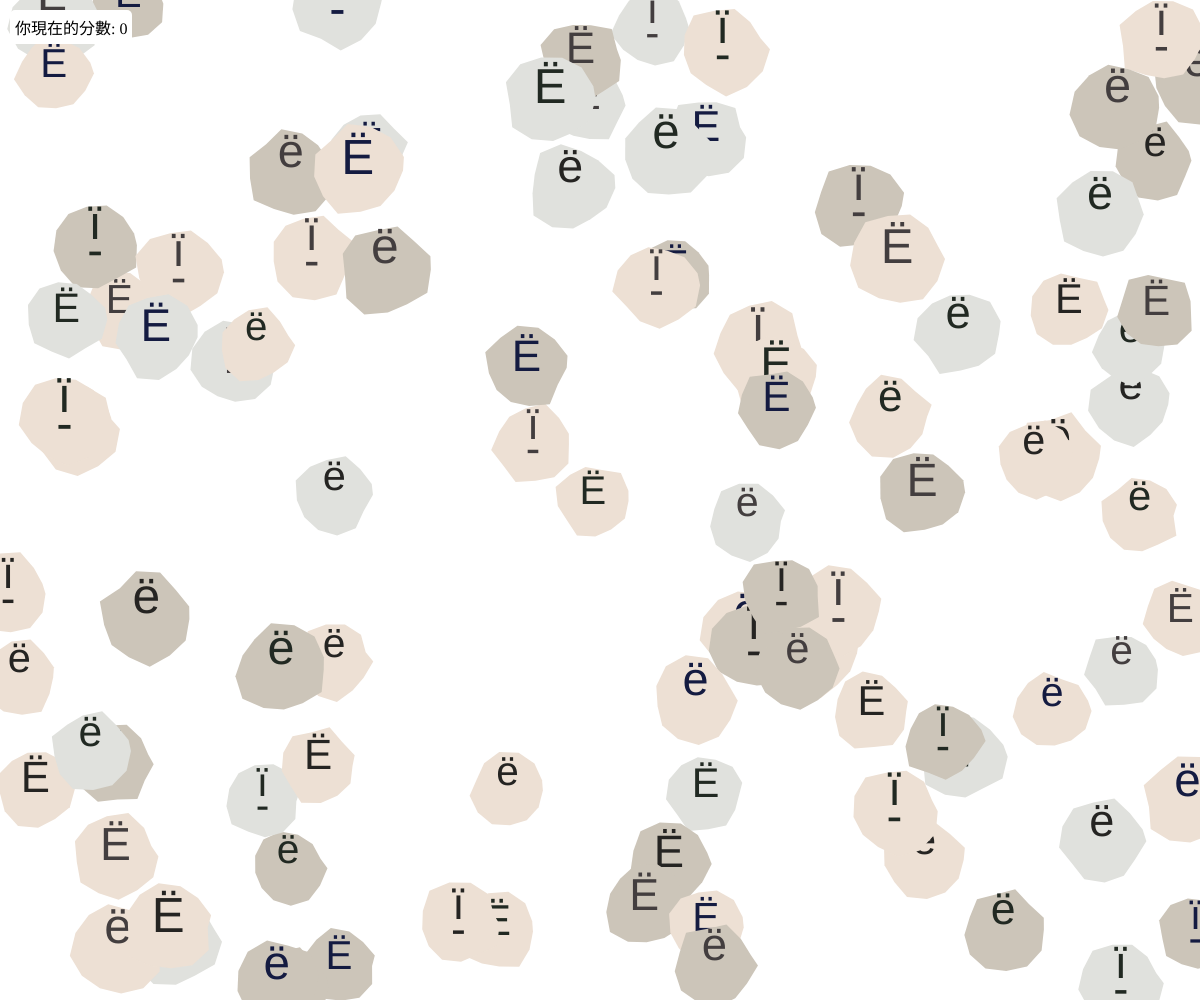
Frame 1 (no input)
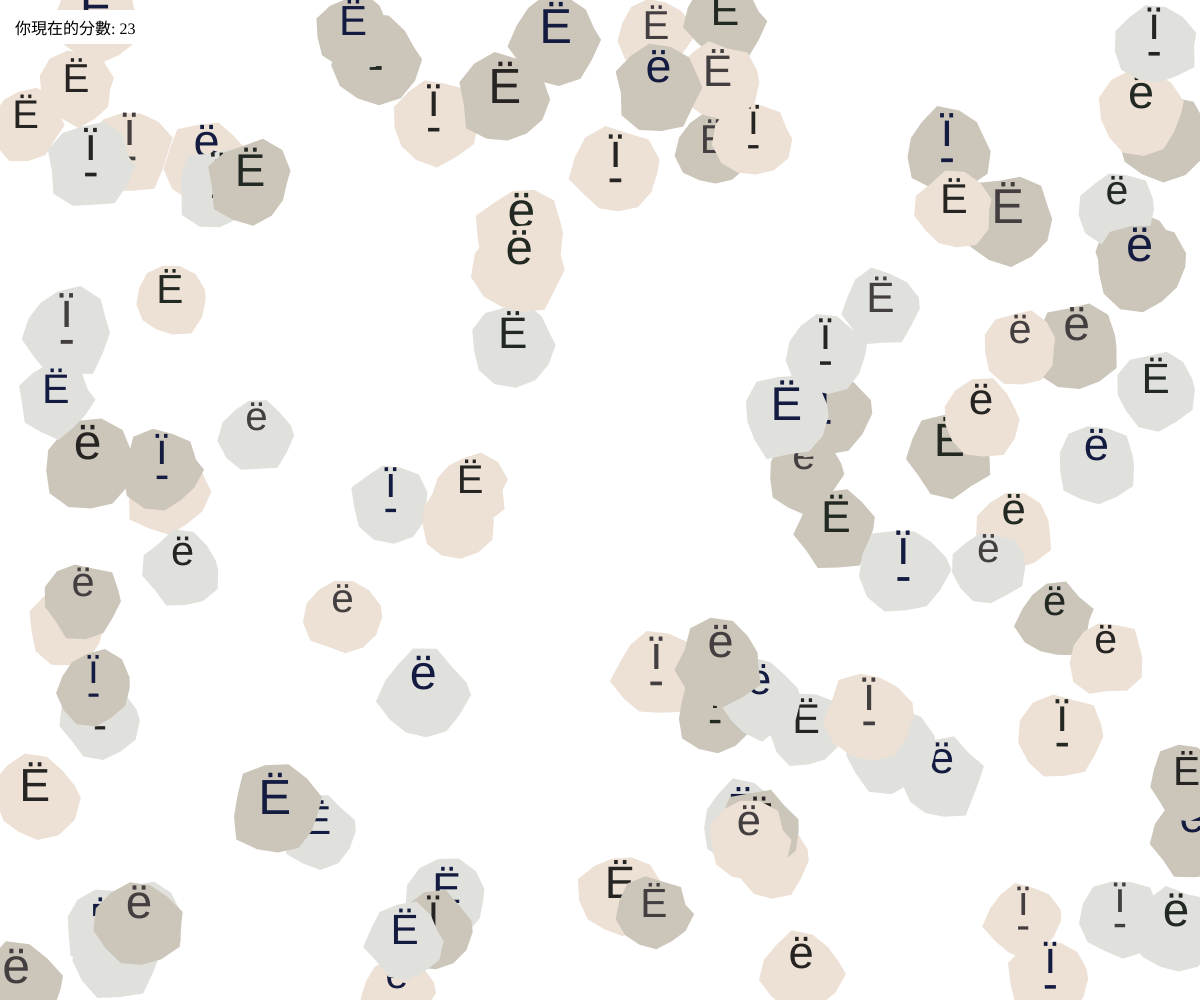
Frame 60 (no input)
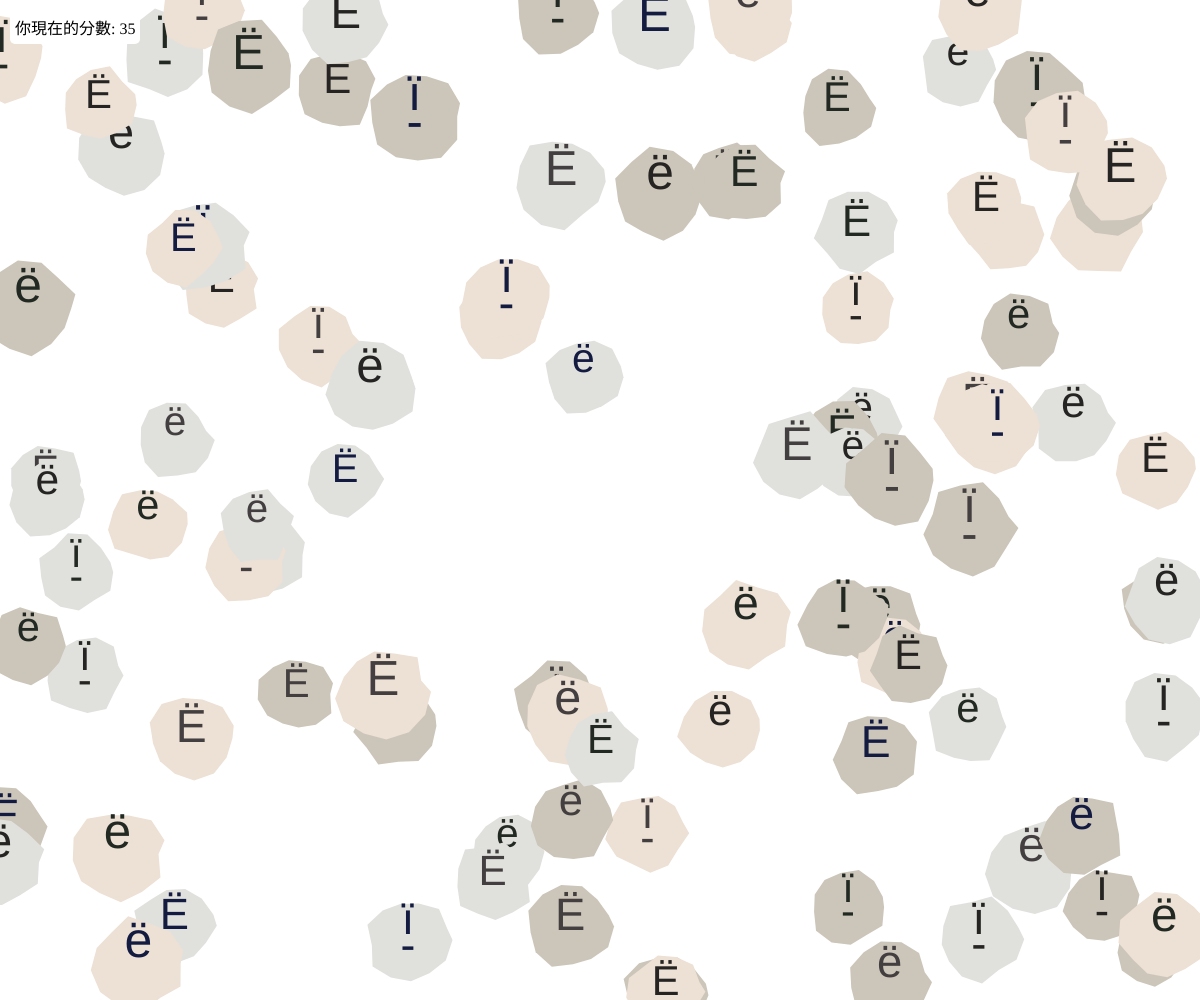
Frame 120 (the mouse pressed at the canvas centre since frame 60)

The p5.js sketch that drew these frames (run headless with seeded random() and noise() and a simulated clock; from frame 60 on, the mouse is pressed at the canvas centre):

// p5.js sketch
// ── sketch.js
let c1 = ["#ccc5b9", "#ede0d4", "#e0e1dd"];
let c2 = ["#252422", "#212922", "#433e3f", "#141b41"];

let shapes = []; // 儲存所有的形狀物件
let score = 0; // 記錄碰到螢幕邊緣的次數

function setup() {
  createCanvas(windowWidth, windowHeight); // 讓畫布填滿整個視窗
  let scoreBoard = createDiv('你現在的分數: 0'); // 創建記分板
  scoreBoard.style('position', 'fixed'); // 固定在左上角
  scoreBoard.style('top', '10px');
  scoreBoard.style('left', '10px');
  scoreBoard.style('background-color', '#FFFFFF'); // 白色背景
  scoreBoard.style('padding', '5px');
  scoreBoard.style('border-radius', '5px');
  
  for (let i = 0; i < 100; i++) { // 創建100個形狀物件
    let shape = new Shape(random(width), random(height), random(-3, 3), random(-3, 3));
    shapes.push(shape);
  }
}

function draw() {
  background("#FFFFFF");

  for (let i = 0; i < shapes.length; i++) {
    shapes[i].move(); // 移動每個形狀物件
    shapes[i].display(); // 顯示每個形狀物件
    
    // 檢查是否碰到螢幕邊緣
    if (shapes[i].checkEdge() && !shapes[i].counted) {
      score++;
      shapes[i].counted = true;
      updateScore();
    }
  }
}

class Shape {
  constructor(x, y, dx, dy) {
    this.x = x;
    this.y = y;
    this.dx = dx; // x方向速度
    this.dy = dy; // y方向速度
    this.diameter = random(80, 100); // 形狀大小
    this.shape_num = int(random(3)); // 隨機選擇形狀
    this.counted = false; // 是否已計算分數
  }

  move() {
    this.x += this.dx; // 更新x位置
    this.y += this.dy; // 更新y位置

    // 碰到螢幕邊緣時反彈
    if (this.x <= 0 || this.x >= width) {
      this.dx *= -1;
    }
    if (this.y <= 0 || this.y >= height) {
      this.dy *= -1;
    }
  }
  
  // 檢查是否碰到螢幕邊緣
  checkEdge() {
    return (this.x <= 0 || this.x >= width || this.y <= 0 || this.y >= height);
  }

  display() {
    push();
    translate(this.x, this.y);

    beginShape();
    for (let a = 0; a < TWO_PI; a += 0.5) {
      let r = random(this.diameter / 2.5, this.diameter / 2);
      let xr = r * cos(a);
      let yr = r * sin(a);
      noStroke();
      fill(random(c1));
      vertex(xr, yr);
    }
    endShape(CLOSE);

    textAlign(CENTER, CENTER);
    textSize(this.diameter / 2);
    noStroke();
    fill(random(c2));

    if (this.shape_num == 0) {
      text("ї", 0, -this.diameter / 5);
      text("-", 0, this.diameter / 12);
    } else if (this.shape_num == 1) {
      text("Ё", 0, -this.diameter / 10);
    } else if (this.shape_num == 2) {
      text("ё", 0, -this.diameter / 5);
    }
    pop();
  }
}

// 更新分數
function updateScore() {
  let scoreBoard = select('div');
  scoreBoard.html('你現在的分數: ' + score);
}
